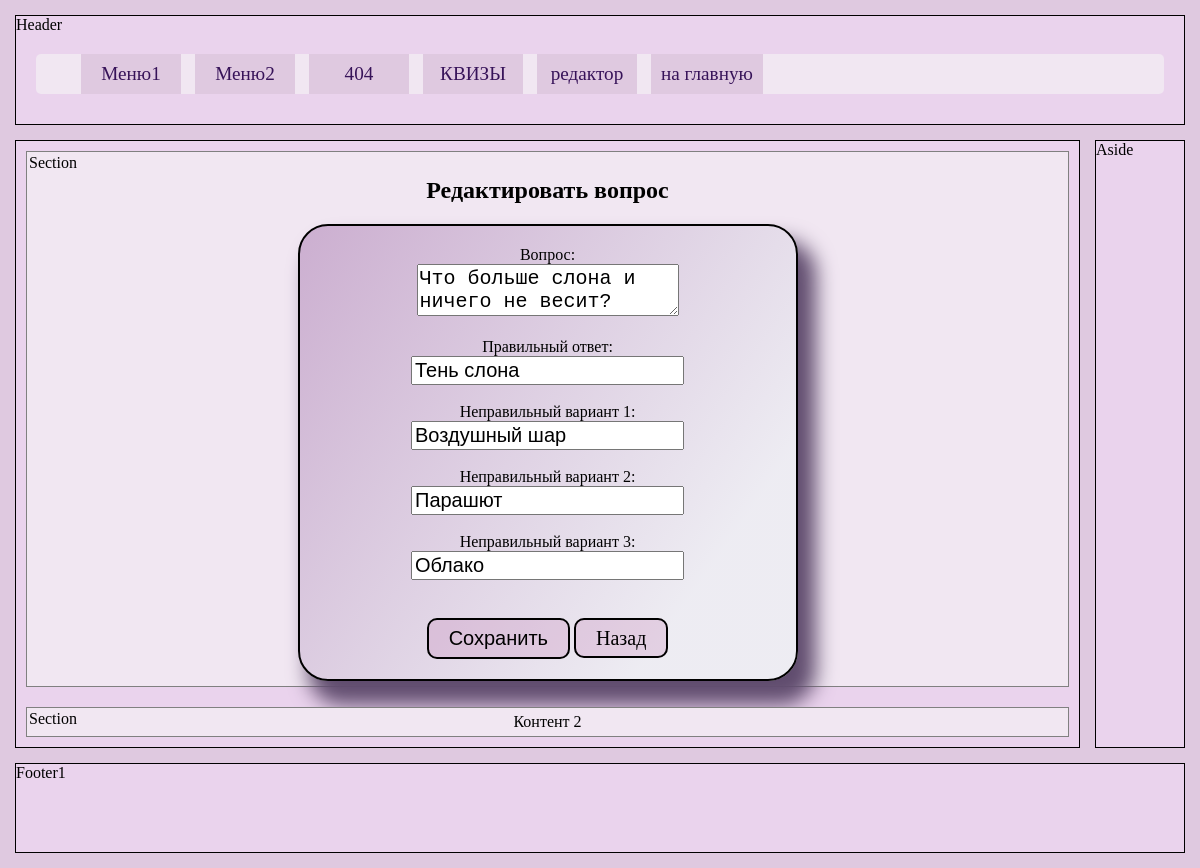
Page /question_edit/6/ on the committed database.
### 08/models.py (models this page shows, shortened)
class Question(db.Model):
    id = db.Column(db.Integer, primary_key = True)
    question = db.Column(db.String(250), nullable=False)
    answer = db.Column(db.String(100), nullable=False)
    wrong1 = db.Column(db.String(100), nullable=False)
    wrong2 = db.Column(db.String(100), nullable=False)
    wrong3 = db.Column(db.String(100), nullable=False)
    quiz = db.relationship(
                'Quiz',
                secondary=quiz_question, backref = 'question')

### 08/main.py (the view, shortened to what this page needs)
@app.route('/question_edit/<int:id>/', methods=['GET', 'POST'])
def question_edit(id):
    q = db.session.get(Question, id)
    if not q:
        return redirect(url_for('view_quiz_edit'))
    return render_template('question_edit.html',
                           question=q,
                           html_config=html_config)

### 08/templates/question_edit.html
{% extends "base.html" %}
{% block main_menu %}
{{ super() }}
{% include 'quiz_menu.html' %}
{% endblock %}
{% block content1_head %}
<h2>Редактировать вопрос</h2>
{% endblock %}
{% block content1 %}
<div class="quiz_form">
  <form method="post">
    <label>Вопрос:</label><br>
    <textarea name="question" required>{{ question.question }}</textarea><br><br>
    <label>Правильный ответ:</label><br>
    <input type="text" name="answer" value="{{ question.answer }}" required><br><br>
    <label>Неправильный вариант 1:</label><br>
    <input type="text" name="wrong1" value="{{ question.wrong1 }}" required><br><br>
    <label>Неправильный вариант 2:</label><br>
    <input type="text" name="wrong2" value="{{ question.wrong2 }}" required><br><br>
    <label>Неправильный вариант 3:</label><br>
    <input type="text" name="wrong3" value="{{ question.wrong3 }}" required><br><br>
    <input type="submit" value="Сохранить" class="button">
      <a href="{{ url_for('view_quiz_edit') }}" class="button">Назад</a>
</form>
</div>
{% endblock %}

### 08/static/css/main.css (style rules this page uses)
* { box-sizing: border-box; }
body { background-image: url(https://kinderbooks.ru/800/600/https/st.depositphotos.com/2565305/5011/v/450/depositphotos_50111615-stock-illustration-abstract-light-purple-background.jpg); min-height: 100vh; margin: auto; padding: 10px; background-color: #dfc9e0; width: 100vw; max-width: 1200px; display: grid; grid-template-columns: 1fr 100px; grid-template-rows: 120px 1fr 100px; gap: 5px; }
a { text-decoration: none; color: rgb(55, 19, 89); font-size: 1.2rem; }
h2 { text-align: center; }

### 08/static/css/quiz.css (style rules this page uses)
.quiz_form { display: block; background: linear-gradient(153deg, #e9f2f375 20%, #7531807a); border-radius: 30px; border: 2px solid; box-shadow: 14px 20px 20px 4px #614d6f; text-align: center; min-width: 500px; max-width: 100%; background: linear-gradient(305deg, #e9f2f375 20%, #a371ab7a); padding: 20px; }
.button { font-size: 20px; border-radius: 10px; padding: 10px 15px 10px 15px; background-color: #c785b747; transition: all 450ms ease-out; }
.button { margin-top: 20px; font-size: 20px; border-radius: 10px; padding: 2px 15px 2px 15px; background-color: #c785b747; transition: all 250ms ease-out; text-decoration: none; border: 2px solid black; padding: 7px 20px 7px 20px; color:black; }
.quiz_form input, textarea { font-size: 20px; }

### rows in the picture
Question: question "Что больше слона и ничего не весит?", answer "Тень слона", wrong1 "Воздушный шар", wrong2 "Парашют", wrong3 "Облако"
